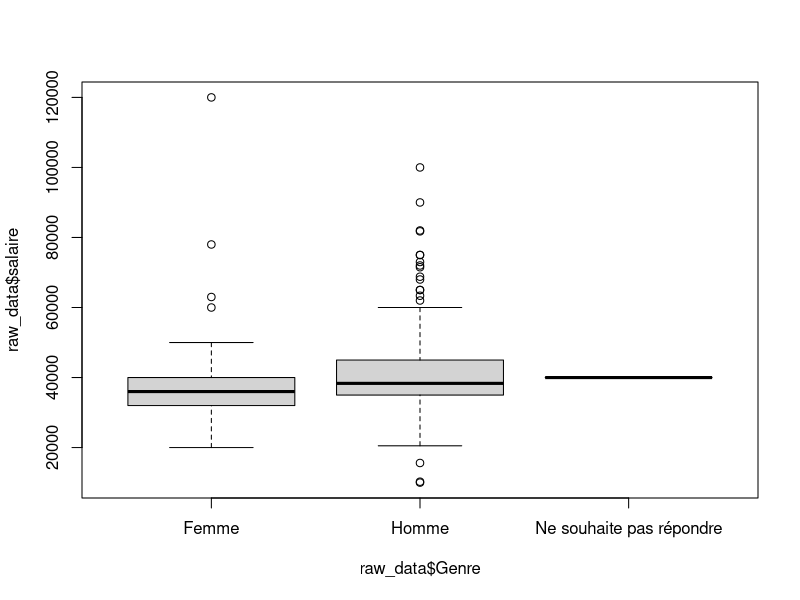
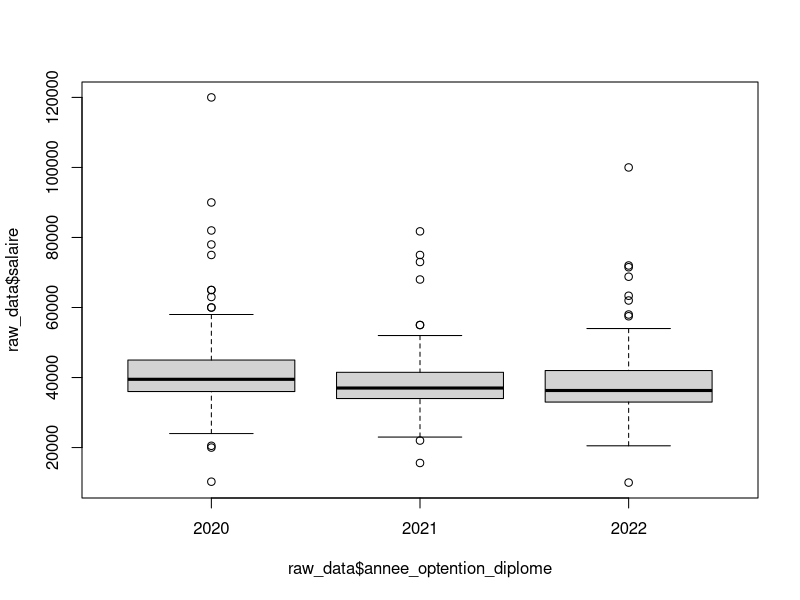
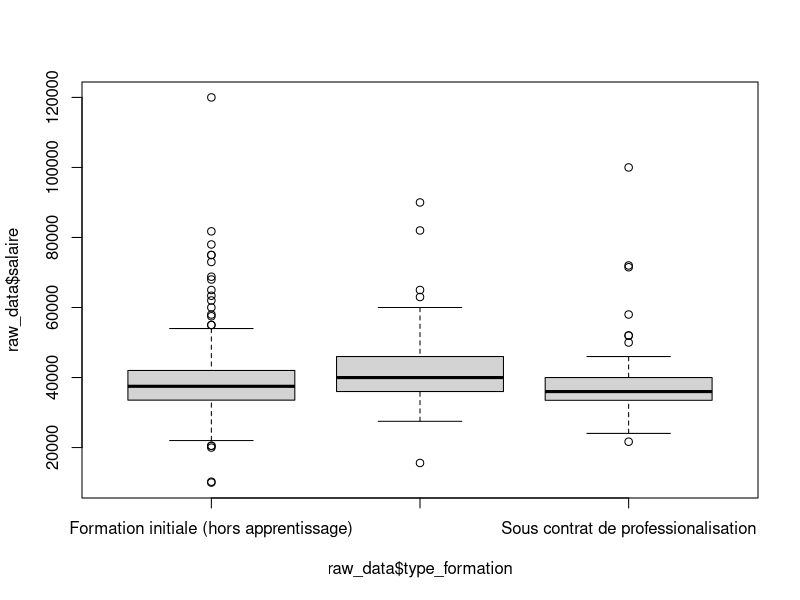
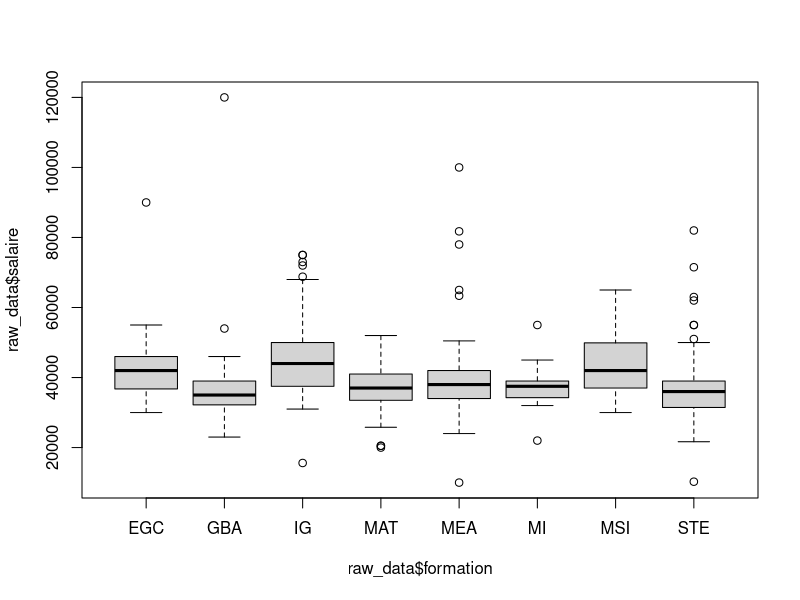
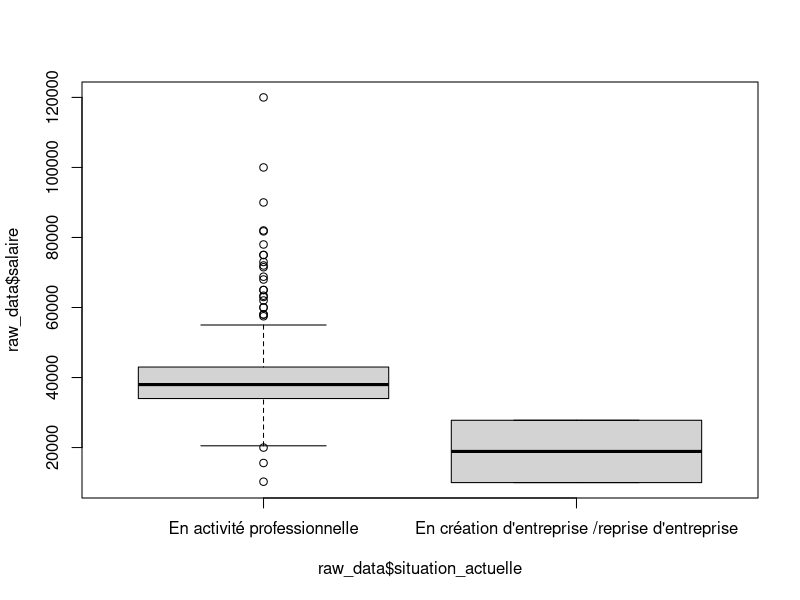
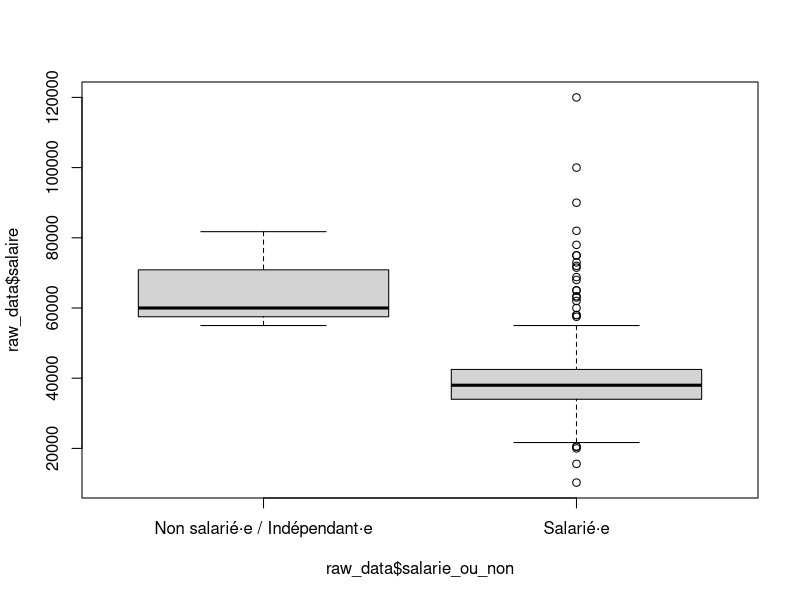
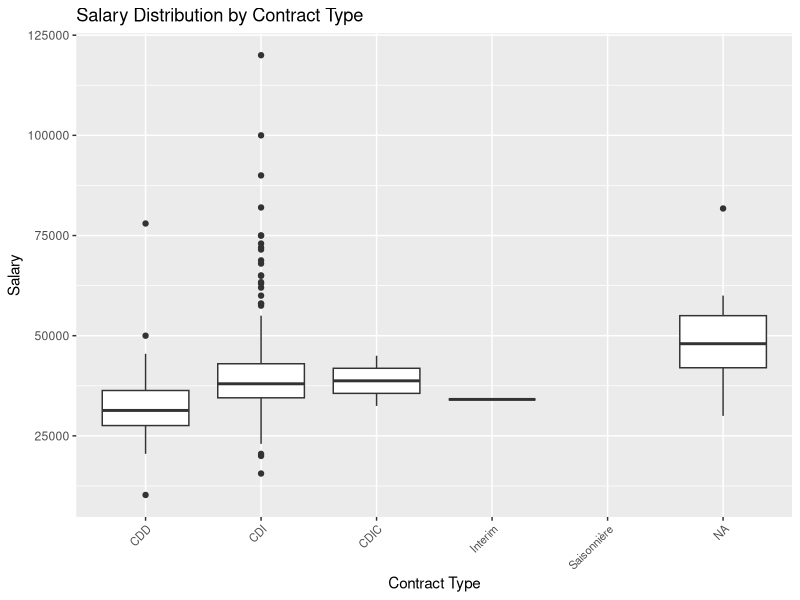
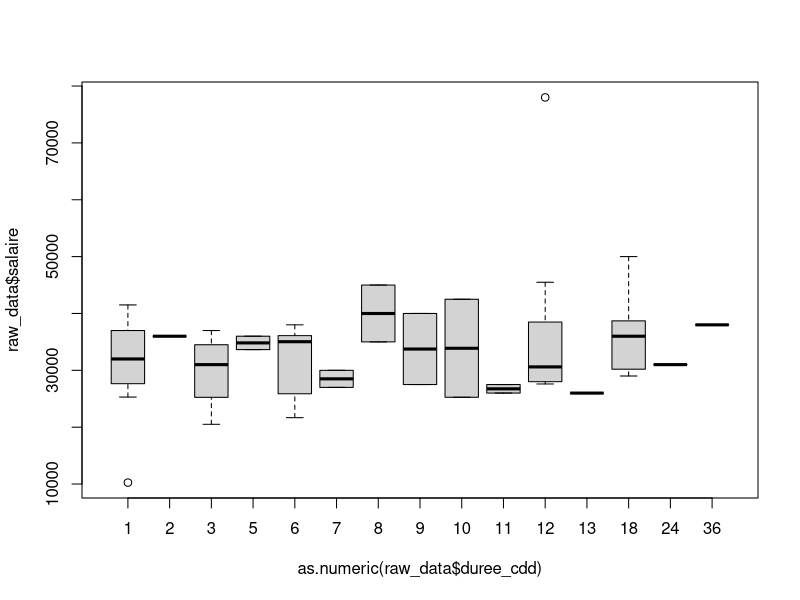

Source code (R) for these figures, in order:
## ---- chunk 1
if (!requireNamespace("ggplot2", quietly = TRUE)) {
  install.packages("ggplot2")
}
library(ggplot2)
## ---- chunk 2
raw_data <- read.csv("output_file.csv")
## ---- chunk 3
# Name of the numeric column
numericColumn <- "salaire"

# Convert all columns to character except the numeric column
raw_data[, setdiff(names(raw_data), numericColumn)] <- lapply(raw_data[, setdiff(names(raw_data), numericColumn)], as.character)

raw_data$Date <- as.Date(raw_data$Date)
## ---- chunk 4
# Correspondence table
correspondence_table <- data.frame(Key = 
   c(
    "CDI (contrat de travail à durée indéterminée) y compris de la fonction publique", 
    "CDIC (contrat de travail à durée indéterminée de chantier ou d'opération)", 
    "CDD (contrat de travail à durée déterminée) y compris de la fonction publique", 
    "Saisonnière",
    "Interim"
  ),
  Value = c(
    "CDI", 
    "CDIC", 
    "CDD", 
    "Saisonnière",
    "Interim"
    
  )
)


# Function to edit values based on correspondence table
edit_column <- function(data, column_name, correspondence_table) {
  data[[column_name]] <- correspondence_table$Value[match(data[[column_name]], correspondence_table$Key)]
  return(data)
}
columnToChange = "nature_du_contrat"
# Apply the function to edit the 'City' column
edited_data <- edit_column(raw_data, columnToChange, correspondence_table)
raw_data <- edited_data
## ---- chunk 5
remove_rows_by_value <- function(data, column_name, value_to_remove) {
  data_filtered <- subset(data, !(data[[column_name]] == value_to_remove))
  return(data_filtered)
}
## ---- chunk 6
boxplot(raw_data$salaire ~ raw_data$Genre)
## ---- chunk 7
boxplot(raw_data$salaire ~ raw_data$annee_optention_diplome)
## ---- chunk 8
boxplot(raw_data$salaire ~ raw_data$type_formation)
## ---- chunk 9
boxplot(raw_data$salaire ~ raw_data$formation)
## ---- chunk 10
boxplot(raw_data$salaire ~ raw_data$situation_actuelle)
## ---- chunk 11
boxplot(raw_data$salaire ~ raw_data$salarie_ou_non)
## ---- chunk 12
filtered_data <- remove_rows_by_value(raw_data, "situation_actuelle", "En recherche emploi")
filtered_data <- remove_rows_by_value(filtered_data, "situation_actuelle", "En poursuite d'études (hors thèse) / en formation")
filtered_data <- remove_rows_by_value(filtered_data, "situation_actuelle", "En thèse / PhD")
filtered_data <- remove_rows_by_value(filtered_data, "situation_actuelle", "Sans activité volontairement") 
filtered_data <- remove_rows_by_value(filtered_data, "situation_actuelle", "En volontariat (VIE, VIA, Volontariat civil..)")
filtered_data <- remove_rows_by_value(filtered_data, "situation_actuelle", "En création d'entreprise /reprise d'entreprise")

ggplot(filtered_data, aes(x = nature_du_contrat, y = salaire)) +
  geom_boxplot() +
  theme(axis.text.x = element_text(angle = 45, hjust = 1, size = 8)) +
  labs(title = "Salary Distribution by Contract Type", x = "Contract Type", y = "Salary")

## ---- chunk 13
ordered_data <- raw_data[order(as.numeric(raw_data$duree_cdd)), ]

boxplot(raw_data$salaire ~ as.numeric(raw_data$duree_cdd), data = ordered_data)
## ---- chunk 14
monthGroup <- cut(as.numeric(raw_data$duree_cdd),
                               breaks = c(0, 6, 12, 24, Inf),
                               labels = c("1-6", "7-12", "13-24", "25+"),
                               right = FALSE)


boxplot(raw_data$salaire ~ monthGroup, data = raw_data)
## ---- chunk 15
boxplot(raw_data$salaire ~ raw_data$emploi_en_france)
## ---- chunk 16
raw_data_filtered <- raw_data[complete.cases(raw_data$emploi_etranger), ]


median_salaries <- tapply(raw_data_filtered$salaire, raw_data_filtered$emploi_etranger, median)
median_order <- names(sort(median_salaries))

emploiFactor <- factor(raw_data_filtered$emploi_etranger, levels = median_order)



ggplot(raw_data_filtered, aes(x = emploiFactor, y = salaire)) +
  geom_boxplot(na.rm = TRUE) +
  theme(axis.text.x = element_text(angle = 45, hjust = 1, size = 8)) +
  labs(title = "Salary Distribution by Country", x = "Country", y = "Salary")
